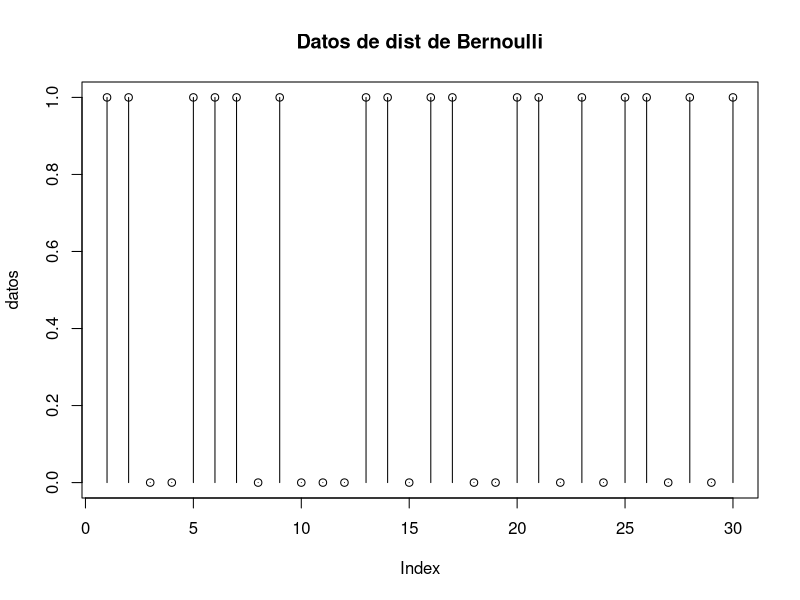
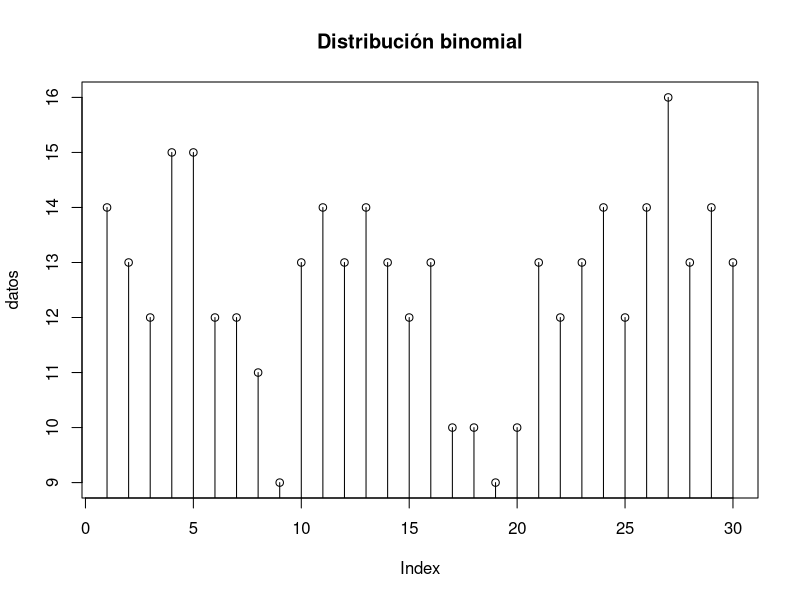
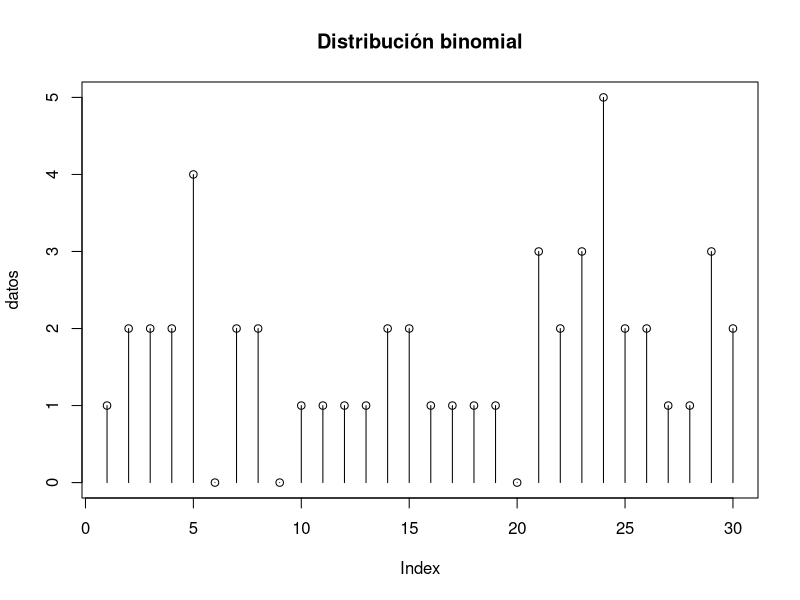
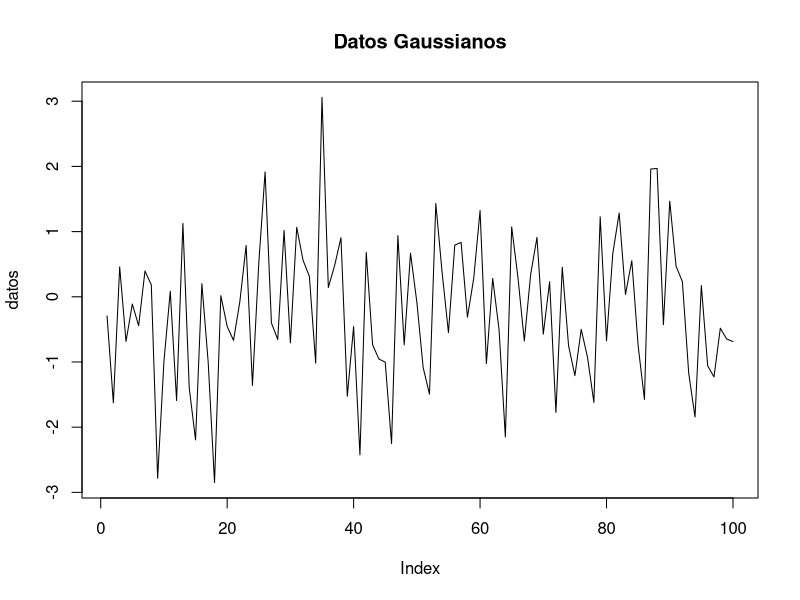

The R script that drew these images, in order:
## ---- chunk 1
knitr::opts_chunk$set(echo = TRUE)
## ---- chunk 2
# Sacamos una muestra de 30 datos Bernoulli y graficamos
datos <- rbinom(n=30, size=1, prob=0.3)
plot(datos, type="h", main="Datos de dist de Bernoulli")
points(datos)
## ---- chunk 3
datos <- rbinom(30, size=20, prob=0.6)
plot(datos, type="h", main= "Distribución binomial")
points(datos)
## ---- chunk 4
datos <- rbinom(30, size=20, prob=0.1)
plot(datos, type="h", main= "Distribución binomial")
points(datos)
## ---- chunk 5
datos <- rnorm(100,mean=0, sd=1)
plot(datos, type="l", main="Datos Gaussianos")
